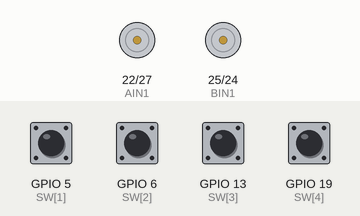
A program run on a simulated Raspberry Pi (BCM pin numbers). Shown: motor-driver pin pairs drawn as motors (green arrow = first pin HIGH = forward, orange = second pin HIGH = backward, longer = more drive, scaled by the enable pin). Inputs (shaded band) come from the test bench; at power-on: GPIO 5 (SW[1]), GPIO 6 (SW[2]), GPIO 13 (SW[3]), GPIO 19 (SW[4]) LOW.

Above: at 1.2 s.
1.3 s: GPIO 5 (SW[1]) pulled HIGH for 0.15 s
At 1.37 s:
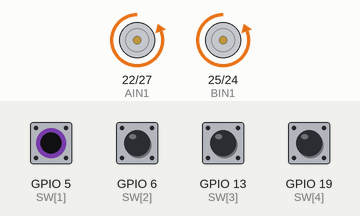
2.9 s: GPIO 6 (SW[2]) pulled HIGH for 0.15 s
At 2.97 s:
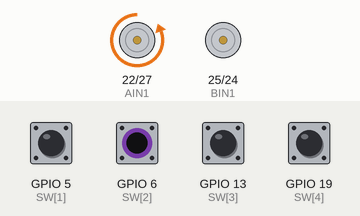
4.5 s: GPIO 13 (SW[3]) pulled HIGH for 0.15 s
At 4.57 s:
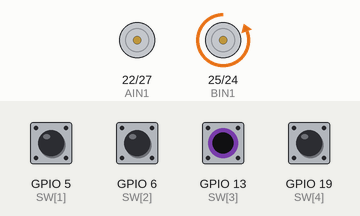
6.1 s: GPIO 19 (SW[4]) pulled HIGH for 0.15 s
At 6.17 s:
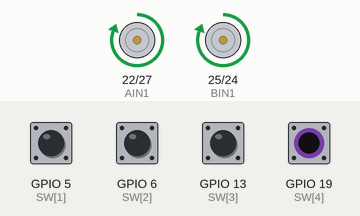
7.7 s: GPIO 5 (SW[1]) pulled HIGH for 1 s
At 9.2 s:
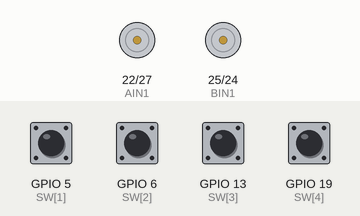
10.2 s: GPIO 6 (SW[2]) pulled HIGH for 1 s
At 11.0 s:
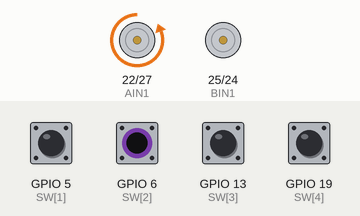
Timing chart, 0 to 13.2 s (numbered marks = the images above; inputs shaded):
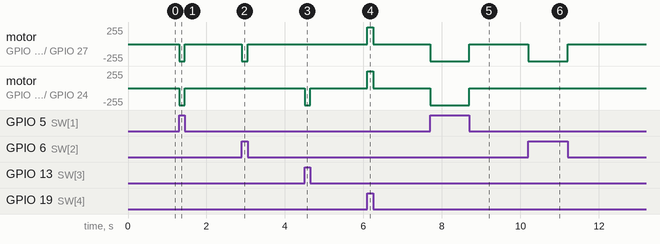

The program:

week7_assignment4_3.py
```python
import RPi.GPIO as GPIO
import time

PWMA = 18
PWMB = 23
AIN1 = 22
AIN2 = 27
BIN1 = 25
BIN2 = 24
SW = [0, 5, 6, 13, 19]
SWstatus = [0, 0, 0, 0, 0]
GPIO.setwarnings(False)
GPIO.setmode(GPIO.BCM)
GPIO.setup(PWMA,GPIO.OUT)
GPIO.setup(PWMB,GPIO.OUT)
GPIO.setup(AIN1,GPIO.OUT)
GPIO.setup(AIN2,GPIO.OUT)
GPIO.setup(BIN1,GPIO.OUT)
GPIO.setup(BIN2,GPIO.OUT)
for i in range(1,5):
    GPIO.setup(SW[i],GPIO.IN,pull_up_down=GPIO.PUD_DOWN)

L_Motor = GPIO.PWM(PWMA,500)
R_Motor = GPIO.PWM(PWMB,500)
L_Motor.start(0)
R_Motor.start(0)
Motor_Control = [0, 0, 0, 0, 0, 1, 0, 1, 0, 1, 0, 0, 0, 0, 0, 1, 1, 0, 1, 0]
try:
    while True:
        for i in range(1,5):
            if GPIO.input(SW[i]) == 1:
                GPIO.output(AIN1,Motor_Control[4*i])
                GPIO.output(AIN2,Motor_Control[4*i+1])
                GPIO.output(BIN1,Motor_Control[4*i+2])
                GPIO.output(BIN2,Motor_Control[4*i+3])
                L_Motor.ChangeDutyCycle(100)
                R_Motor.ChangeDutyCycle(100)
                time.sleep(0.05)

                GPIO.output(AIN1,Motor_Control[4*i])
                GPIO.output(AIN2,Motor_Control[4*i+1])
                GPIO.output(BIN1,Motor_Control[4*i+2])
                GPIO.output(BIN2,Motor_Control[4*i+3])
                L_Motor.ChangeDutyCycle(0)
                R_Motor.ChangeDutyCycle(0)


except KeyboardInterrupt:
    pass

GPIO.cleanup()
```

Measured:
- after the input at 1.3 s, motor on GPIO 22 (AIN1) / GPIO 27 (AIN2), motor on GPIO 25 (BIN1) / GPIO 24 (BIN2): stopped → backward 255/255 at once, → stopped 0.15 s later
- after the input at 2.9 s, motor on GPIO 22 (AIN1) / GPIO 27 (AIN2): stopped → backward 255/255 at once, → stopped 0.15 s later
- after the input at 4.5 s, motor on GPIO 25 (BIN1) / GPIO 24 (BIN2): stopped → backward 255/255 at once, → stopped 0.15 s later
- after the input at 6.1 s, motor on GPIO 22 (AIN1) / GPIO 27 (AIN2), motor on GPIO 25 (BIN1) / GPIO 24 (BIN2): stopped → forward 255/255 at once, → stopped 0.15 s later
- after the input at 7.7 s, motor on GPIO 22 (AIN1) / GPIO 27 (AIN2), motor on GPIO 25 (BIN1) / GPIO 24 (BIN2): stopped → backward 255/255 at once, → stopped 1.0 s later
- after the input at 10.2 s, motor on GPIO 22 (AIN1) / GPIO 27 (AIN2): stopped → backward 255/255 at once, → stopped 1.0 s later
